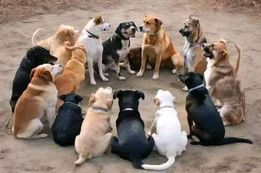
#> input picture doggy family.jpg, 261 x 173 px, given as the content of the folder image, which was not available
$ jupyter execute --allow-errors lab1.ipynb
#> lines starting #> are read from the running program, lines starting #| are printed output that depends on the picture; pictures that were not available may be replaced by others from this repository, and a replacement may not be noted
[cell 1]
import cv2 as cv
import os
import glob
import matplotlib.pyplot as plt

#Folder path containing the images
folder_path="image"
#list  all jpg files in the folder
image_files=glob.glob(os.path.join(folder_path, '*.jpg'))
#list to store the images
images=[]
#loop through each image file
for image_path in image_files:
    #read the image using opencv
    img=cv.imread(image_path)
#> img is the input picture: shape (173, 261, 3); mean B, G, R 111.4, 122.9, 139.8
    #cheack if the image was read successfully
    if img is not None:
        images.append(img)

    else:
        print(f"Error reading image:{image_path}")

#print the number of images
print(f"read {len(images)} images from the folder")
#| read 1 images from the folder

[cell 2]
def resize_images(images,output_folder,new_size=(300,300)):
#> called with new_size = (300, 300)
    resized_images=[]
    for img,image_path in zip(images,image_files):
        resized_img=cv.resize(img,new_size)
        resized_images.append(resized_img)
        filename=os.path.basename(image_path)
        cv.imwrite(os.path.join(output_folder,"resized_"+filename),resized_img)
        return resized_images
#> this loop made 1 pass
#> pass 1, in resize_images, `resized_img=cv.resize(img,new_size)`:
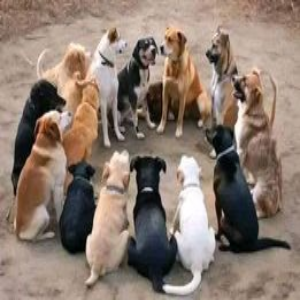
#> resized_img: shape (300, 300, 3); mean B, G, R 111.2, 122.8, 139.7
#> after the loop, resized_images = 1 item

[cell 3]
def apply_color_transform(images,output_folder):
    transformed_images=[]
    for img,image_path in zip(images,image_files):
        transformed_img=cv.cvtColor(img,cv.COLOR_BGR2GRAY)
        transformed_images.append(transformed_img)
        filename=os.path.basename(image_path)
        cv.imwrite(os.path.join(output_folder,"transformed_"+filename),transformed_img)
        return transformed_images
#> this loop made 1 pass
#> pass 1, in apply_color_transform, `transformed_img=cv.cvtColor(img,cv.COLOR_BGR2GRAY)`:
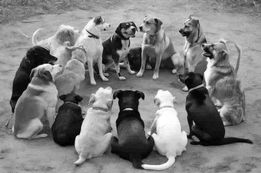
#> transformed_img: shape (173, 261); min 0, max 255, mean 126.6
#> after the loop, transformed_images = 1 item

[cell 4]
def normalize_images(images,output_folder):
    normal_images=[]
    for img,img_path in zip(images,image_files):
        normalized_img=img.astype('float32')/255.0
        normal_images.append(normalized_img)
        filename=os.path.basename(image_path)
        cv.imwrite(os.path.join(output_folder,"normalized_"+filename),(normalized_img*255).astype('uint8'))
        return normal_images
#> after the loop, normal_images = 1 item

[cell 5]
output_folder=r"C:\Users\ASUS\Desktop\Image processing\sharif"

[cell 6]
resized_images=resize_images(images,output_folder)
transformed_images=apply_color_transform(images,output_folder)
normal_images=normalize_images(images,output_folder)
#> normal_images = 1 item
print("Image preprocessing completed")

[cell 7]
plt.figure(figsize=[12,4])
plt.subplot(141)
plt.imshow(images[0])
plt.title('Original Image')

plt.subplot(142)
plt.imshow(resized_images[0])
plt.title('Resized Images')

plt.subplot(143)
plt.imshow(transformed_images[0])
plt.title("Transformed image")

plt.subplot(144)
plt.imshow(normal_images[0])
plt.title("Normalized image")
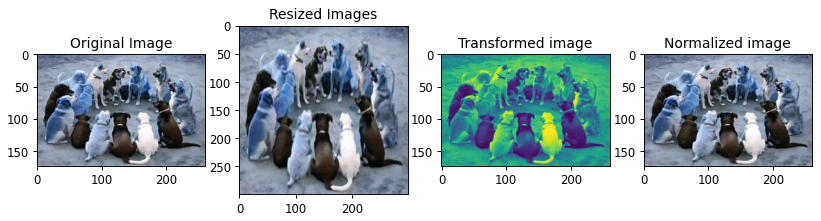
#> figure drawn by matplotlib, 4 panels; B, G, R data is drawn as R, G, B

[cell 8]
import numpy as np
def apply_filters(images, output_folder):
    lowpass_images = []
    highpass_images = []
    gaussian_images = []
    laplacian_images = []
    median_images = []
    box_images = []
    for image, image_path in zip(images, image_files):
        filename = os.path.basename(image_path)
        # Low pass filter
        lowpass = cv.GaussianBlur(image, (3, 3), 0)
        lowpass_images.append(lowpass)
        # High pass filter
        kernel = np.array([[-1, -1, -1], [-1, 9, -1], [-1, -1, -1]])
        highpass = cv.filter2D(image, -1, kernel)
        highpass_images.append(highpass)

        # Gaussian filter
        gaussian = cv.GaussianBlur(image, (3, 3), 0)
        gaussian_images.append(gaussian)

        # Laplacian filter
        laplacian = cv.Laplacian(image, cv.CV_64F)
        laplacian = np.uint8(np.absolute(laplacian))
        laplacian_images.append(laplacian)

        # Median filter
        median = cv.medianBlur(image, 3)
        median_images.append(median)

        # Box filter
        box = cv.boxFilter(image, -1, (3, 3))
        box_images.append(box)

        # Save filtered images
        cv.imwrite(os.path.join(output_folder, "lowpass_" + filename), lowpass)
        cv.imwrite(os.path.join(output_folder, "highpass_" + filename), highpass)
        cv.imwrite(os.path.join(output_folder, "gaussian_" + filename), gaussian)
        cv.imwrite(os.path.join(output_folder, "laplacian_" + filename), laplacian)
        cv.imwrite(os.path.join(output_folder, "median_" + filename), median)
        cv.imwrite(os.path.join(output_folder, "box_" + filename), box)
#> this loop made 1 pass
#> kernel on pass 1: [[-1, -1, -1], [-1, 9, -1], [-1, -1, -1]]
#> pass 1, in apply_filters, `lowpass = cv.GaussianBlur(image, (3, 3), 0)`:
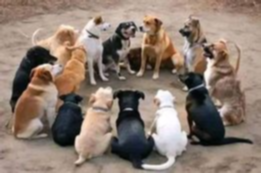
#> lowpass: shape (173, 261, 3); mean B, G, R 111.4, 122.9, 139.8
#> pass 1, in apply_filters, `highpass = cv.filter2D(image, -1, kernel)`:
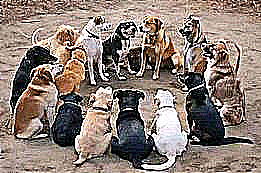
#> highpass: shape (173, 261, 3); mean B, G, R 116.2, 125.7, 139.5
#> pass 1, in apply_filters, `laplacian = cv.Laplacian(image, cv.CV_64F)`:
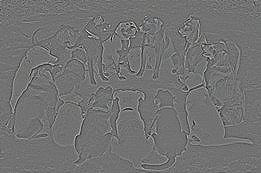
#> laplacian: shape (173, 261, 3) float64; mean B, G, R 0, 0, 0; drawn with min black and max white
#> pass 1, in apply_filters, `laplacian = np.uint8(np.absolute(laplacian))`:
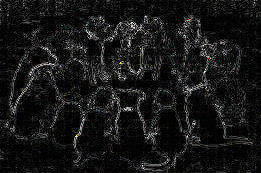
#> laplacian: shape (173, 261, 3); mean B, G, R 23.2, 23.1, 23.1
#> after the loop, box_images = 1 item; gaussian_images = 1 item; highpass_images = 1 item; laplacian_images = 1 item; lowpass_images = 1 item; median_images = 1 item
    return lowpass_images, highpass_images, gaussian_images, laplacian_images, median_images, box_images

# Create directories to save filtered images
output_folder = r"C:\Users\ASUS\Desktop\Image processing\filter"

lowpass_images, highpass_images, gaussian_images, laplacian_images, median_images, box_images = apply_filters(images, output_folder)
#> lowpass_images = 1 item; highpass_images = 1 item; gaussian_images = 1 item; laplacian_images = 1 item; median_images = 1 item; box_images = 1 item
